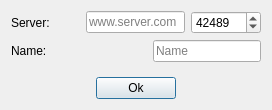
<?xml version="1.0" encoding="UTF-8"?>
<ui version="4.0">
 <class>AddServer</class>
 <widget class="QDialog" name="AddServer">
  <property name="windowModality">
   <enum>Qt::ApplicationModal</enum>
  </property>
  <property name="geometry">
   <rect>
    <x>0</x>
    <y>0</y>
    <width>272</width>
    <height>110</height>
   </rect>
  </property>
  <property name="windowTitle">
   <string>Add server</string>
  </property>
  <layout class="QVBoxLayout" name="verticalLayout">
   <item>
    <layout class="QHBoxLayout" name="horizontalLayout_3">
     <item>
      <widget class="QLabel" name="label">
       <property name="text">
        <string>Server:</string>
       </property>
      </widget>
     </item>
     <item>
      <spacer name="horizontalSpacer">
       <property name="orientation">
        <enum>Qt::Horizontal</enum>
       </property>
       <property name="sizeHint" stdset="0">
        <size>
         <width>40</width>
         <height>20</height>
        </size>
       </property>
      </spacer>
     </item>
     <item>
      <widget class="QLineEdit" name="server">
       <property name="placeholderText">
        <string>www.server.com</string>
       </property>
      </widget>
     </item>
     <item>
      <widget class="QSpinBox" name="port">
       <property name="minimumSize">
        <size>
         <width>70</width>
         <height>0</height>
        </size>
       </property>
       <property name="minimum">
        <number>1</number>
       </property>
       <property name="maximum">
        <number>65535</number>
       </property>
       <property name="value">
        <number>42489</number>
       </property>
      </widget>
     </item>
    </layout>
   </item>
   <item>
    <layout class="QHBoxLayout" name="horizontalLayout_2">
     <item>
      <widget class="QLabel" name="label_3">
       <property name="text">
        <string>Name:</string>
       </property>
      </widget>
     </item>
     <item>
      <spacer name="horizontalSpacer_2">
       <property name="orientation">
        <enum>Qt::Horizontal</enum>
       </property>
       <property name="sizeHint" stdset="0">
        <size>
         <width>40</width>
         <height>20</height>
        </size>
       </property>
      </spacer>
     </item>
     <item>
      <widget class="QLineEdit" name="name">
       <property name="placeholderText">
        <string>Name</string>
       </property>
      </widget>
     </item>
    </layout>
   </item>
   <item>
    <spacer name="verticalSpacer">
     <property name="orientation">
      <enum>Qt::Vertical</enum>
     </property>
     <property name="sizeHint" stdset="0">
      <size>
       <width>20</width>
       <height>14</height>
      </size>
     </property>
    </spacer>
   </item>
   <item>
    <layout class="QHBoxLayout" name="horizontalLayout">
     <item>
      <spacer name="horizontalSpacer_3">
       <property name="orientation">
        <enum>Qt::Horizontal</enum>
       </property>
       <property name="sizeHint" stdset="0">
        <size>
         <width>40</width>
         <height>20</height>
        </size>
       </property>
      </spacer>
     </item>
     <item>
      <widget class="QPushButton" name="ok">
       <property name="text">
        <string>Ok</string>
       </property>
      </widget>
     </item>
     <item>
      <spacer name="horizontalSpacer_4">
       <property name="orientation">
        <enum>Qt::Horizontal</enum>
       </property>
       <property name="sizeHint" stdset="0">
        <size>
         <width>40</width>
         <height>20</height>
        </size>
       </property>
      </spacer>
     </item>
    </layout>
   </item>
  </layout>
 </widget>
 <resources/>
 <connections/>
</ui>
